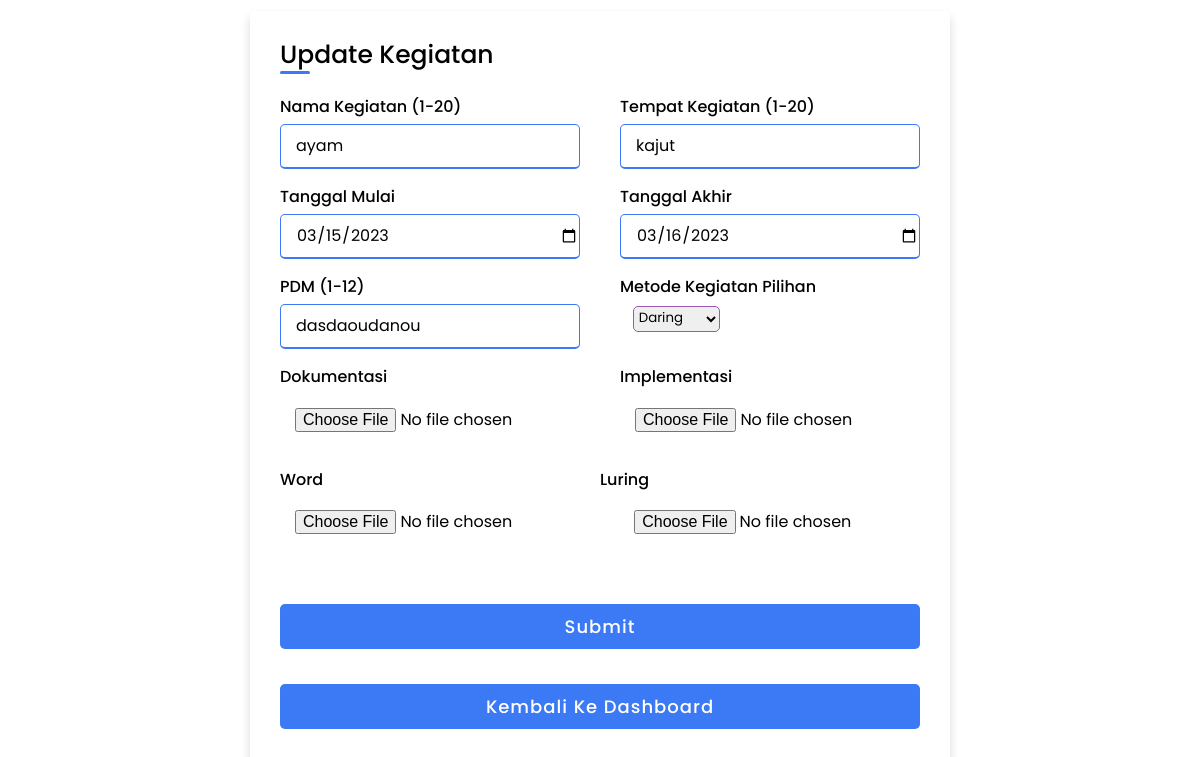
The page /update.php?ID_kegiatan=46 on the database its author committed.
### tables this page shows
CREATE TABLE `kegiatan` (
  `ID_kegiatan` int(11) NOT NULL,
  `nama_kegiatan` varchar(50) NOT NULL,
  `tempat_kegiatan` varchar(100) NOT NULL,
  `PDM` varchar(12) NOT NULL,
  `metode_kegiatan` varchar(6) NOT NULL,
  `tanggal_mulai` date NOT NULL,
  `tanggal_akhir` date NOT NULL,
  `file1` blob DEFAULT NULL,
  `file2` blob DEFAULT NULL,
  `file3` blob DEFAULT NULL,
  `file4` blob DEFAULT NULL
);

### function.php (called while the page is built, shortened)
<?php
$conn = mysqli_connect("localhost", "root", "", "database_bbpmp");
function query($query){
    global $conn;
    $result = mysqli_query($conn, $query);
    $rows = [];
    while ( $row = mysqli_fetch_assoc($result)){
        $rows[] = $row;
    }
    return $rows;
}
?>

### update.php (the view, shortened to what this page needs)
<?php
require 'function.php';
$ID_kegiatan = $_GET["ID_kegiatan"];
$dok = query("SELECT * FROM kegiatan WHERE ID_kegiatan = $ID_kegiatan")[0];
?>
<!DOCTYPE html>
<html lang="en" dir="ltr">
<head>
  <link rel="stylesheet" href="Style/input.css">
</head>
<body>
  <div class="container">
    <div class="title">Update Kegiatan</div>
    <div class="content">
      <form action="" method="post">
        <div class="user-details">
          <div class="input-box">
            <span class="details">Nama Kegiatan (1-20) </span>
            <input type="text" name="nama_kegiatan" placeholder="......." required maxlength="20" value="<?= $dok["nama_kegiatan"]?>">
          </div>
          <div class="input-box">
            <span class="details">Tempat Kegiatan (1-20)</span>
            <input type="text" name="tempat_kegiatan" placeholder="......." required maxlength="20" value="<?= $dok["tempat_kegiatan"]?>">
          </div>
          <div class="input-box">
            <span class="details">Tanggal Mulai</span>
            <input type="date" name="tanggal_mulai" required value="<?= $dok["tanggal_mulai"]?>">
          </div>
          <div class="input-box">
            <span class="details">Tanggal Akhir</span>
            <input type="date" name="tanggal_akhir" required value="<?= $dok["tanggal_akhir"]?>">
          </div>
          <div class="input-box">
            <span class="details">PDM (1-12)</span>
            <input type="text" name="PDM" placeholder="......." required maxlength="12" value="<?= $dok["PDM"]?>">
          </div>
          <div class="input-box">
            <span class="details">Metode Kegiatan Pilihan</span>
            <select id="pilihan" name="metode_kegiatan"
              style="padding: 0px 20px 3px 0px; border-radius: 5px; text-align: center;   border-color: #9b59b6; margin-left: 1em;" value="<?= $dok["metode_kegiatan"]?>">
              <option value="option1">Daring</option>
            </select>
          </div>
          <div class="input-box">
            <span class="details">Dokumentasi</span>
            <input type="file" name="file1" style="border:none; margin-top: 0.8em;" value="<?= $dok["file1"]?>">
          </div>
          <div class="input-box">
            <span class="details">Implementasi</span>
            <input type="file" name="file2" style="border:none; margin-top: 0.8em;" value="<?= $dok["file2"]?>">
          </div>
          <div class="input-box">
            <span class="details">Word</span>
            <input type="file" name="file3" style="border:none; margin-top: 0.8em;" value="<?= $dok["file3"]?>">
          </div>
          <div class="input-box">
            <span class="details">Luring</span>
            <input type="file" name="file4" style="border:none; margin-top: 0.8em; margin-left: 1.2em;" value="<?= $dok["file4"]?>">
          </div>
        </div>
        <div class="button">
          <input type="submit" value="Submit" name="submit">
        </div>
        <div class="button">
          <button class="buttonhome"
            style="height: 100%; width: 100%; border-radius: 5px; border: none; color: #fff; font-size: 18px; font-weight: 500; letter-spacing: 1px; cursor: pointer; background: #3c79f5;"><a
              href="Dashboard.php" style="color:white; text-decoration: none;">Kembali Ke Dashboard</a></button>
        </div>
      </form>
    </div>
  </div>
</body>
</html>

### Style/Input.css (style rules this page uses)
* { margin: 0; padding: 0; box-sizing: border-box; font-family: 'Poppins',sans-serif; }
body { height: 100vh; display: flex; justify-content: center; align-items: center; padding: 10px; background-size: cover; }
.container { max-width: 700px; width: 100%; background-color: #fff; padding: 25px 30px; border-radius: 5px; box-shadow: 0 5px 10px rgba(0,0,0,0.15); }
.container .title { font-size: 25px; font-weight: 500; position: relative; }
.container .title::before { content: ""; position: absolute; left: 0; bottom: 0; height: 3px; width: 30px; border-radius: 5px; background: #3c79f5; }
.content form .user-details { display: flex; flex-wrap: wrap; justify-content: space-between; margin: 20px 0 12px 0; }
form .user-details .input-box { margin-bottom: 15px; width: calc(100% / 2 - 20px); }
form .input-box span.details { display: block; font-weight: 500; margin-bottom: 5px; }
.user-details .input-box input { height: 45px; width: 100%; outline: none; font-size: 16px; border-radius: 5px; padding-left: 15px; border: 1px solid #ccc; border-bottom-width: 2px; transition: all 0.3s ease; }
.user-details .input-box input:focus, .user-details .input-box input:valid { border-color: #3c79f5; }
form .button { height: 45px; margin: 35px 0 }
form .button input { height: 100%; width: 100%; border-radius: 5px; border: none; color: #fff; font-size: 18px; font-weight: 500; letter-spacing: 1px; cursor: pointer; transition: all 0.3s ease; background: #3c79f5; }

### rows shown on the page
kegiatan: nama_kegiatan "ayam", tempat_kegiatan "kajut", tanggal_mulai "03/15/2023", tanggal_akhir "03/16/2023", PDM "dasdaoudanou", metode_kegiatan "Daring"
